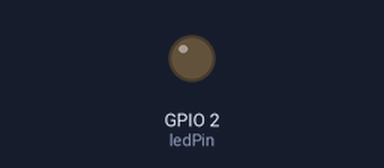
The sketch below on a simulated ESP32. Shown: output pins drawn as LEDs (lit = HIGH). WiFi joins after 1.5 s; servers stay silent unless stated; uploads are accepted with an empty reply; random numbers use the default seed unless the sketch sets one; what the sketch prints to the serial monitor is not drawn.

Above: at 0.1 s.
At 2.8 s:
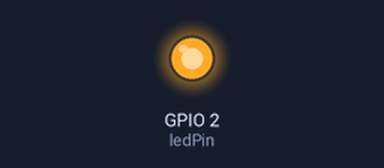
Timing chart, 0 to 4.9 s (numbered marks = the images above):
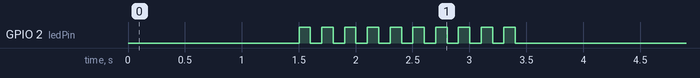

The sketch:

Dashboard_PZEM_V2.ino
```cpp
#include <PZEM004Tv30.h>
#include <HTTPClient.h>
#include <WiFi.h>
#include "string.h"

#if !defined(PZEM_RX_PIN) && !defined(PZEM_TX_PIN)
#define PZEM_RX_PIN 16
#define PZEM_TX_PIN 17
#endif

#if !defined(PZEM_SERIAL)
#define PZEM_SERIAL Serial2
#endif

#if defined(ESP32)
/*************************
 *  ESP32 initialization
 * ---------------------
 *
 * The ESP32 HW Serial interface can be routed to any GPIO pin
 * Here we initialize the PZEM on Serial2 with RX/TX pins 16 and 17
 */
PZEM004Tv30 pzem(PZEM_SERIAL, PZEM_RX_PIN, PZEM_TX_PIN);
#endif

#define ledPin 2
int x;
const char* ssid     = "Embasa USA-M";     // your network SSID (name of wifi network)
const char* password = "Sup0rt3!@#"; // your network password
char *server = "script.google.com";  // Server URL
char *GScriptId = "AKfycbzzUQ2-O0b29vqKspltbqEr0geiPLZ98tdzJL0wO3fBlmNlNcK-mFP2Io0UMClC60aM3A"; //planilha teste
const int httpsPort = 443;
WiFiClientSecure client;


void setup() {
    // Debugging Serial port
    Serial.begin(115200);
    // Uncomment in order to reset the internal energy counter
    // pzem.resetEnergy()

  pinMode(ledPin , OUTPUT);
  digitalWrite(ledPin, LOW);

  //connect_wifi();
  Serial.print("Connecting to wifi: ");
  Serial.println(ssid);
  Serial.flush();
  WiFi.begin(ssid, password);
  while (WiFi.status() != WL_CONNECTED)
  {
    delay(500);
    Serial.print(WiFi.status());
    Serial.print(".");
  }
  Serial.println("");
  Serial.println("WiFi connected");
  Serial.println("IP address: ");
  Serial.println(WiFi.localIP());

  //Sinalizacao de conexao OK
  x = 0;
  while (x < 10)
  {
    digitalWrite(ledPin, HIGH);
    delay(100);
    digitalWrite(ledPin, LOW);
    delay(100);
    x = x+1;
  }


}

void loop() {
  enviarMedicao();

}
```

Medicoes.ino
```cpp
void enviarMedicao()
{
  // Print the custom address of the PZEM
    //Serial.print("Custom Address:");
    //Serial.println(pzem.readAddress(), HEX);

    // Read the data from the sensor

    // int tensao = pzem.voltage();
    // float corrente = pzem.current();
    // float potenciaW = pzem.power();                    // ---> Números FRACIONADOS
    // float energia = pzem.energy();
    // int frequencia = pzem.frequency();
    // float fp = pzem.pf() / 100.0;

    // // Check if the data is valid
    // if(isnan(tensao)){
    //     Serial.println("Error reading voltage");
    // } else if (isnan(corrente)) {
    //     Serial.println("Error reading current");
    // } else if (isnan(potenciaW)) {
    //     Serial.println("Error reading power");
    // } else if (isnan(energia)) {
    //     Serial.println("Error reading energy");
    // } else if (isnan(frequencia)) {
    //     Serial.println("Error reading frequency");
    // } else if (isnan(fp)) {
    //     Serial.println("Error reading power factor");
    //  }


    // // ---------------------------------------------------------------------------------------------------//
    // else {

    //     // Print the values to the Serial console
    //     Serial.print("Voltage: ");      Serial.print(tensao);      Serial.println("V");
    //     Serial.print("Current: ");      Serial.print(corrente);      Serial.println("A");
    //     Serial.print("Power: ");        Serial.print(potenciaW);        Serial.println("W");
    //     Serial.print("Energy: ");       Serial.print(energia,3);     Serial.println("kWh");
    //     Serial.print("Frequency: ");    Serial.print(frequencia, 1); Serial.println("Hz");
    //     Serial.print("FP: ");           Serial.println(fp);

    // }

    // Serial.println();
    // delay(2000);

   // ---------------------------------------------------------------------------------------------------//


  int tensao = random(380,400);
  int corrente = random(80,98);
  int potenciaW = random(5500,7800);              // ----> TESTES --- (Gerador de números aleatórios)
  int energia = random(1080,1098);
  int frequencia = random(57,60);
  float fp = random(92,98) / 100.0;


  HTTPClient http;

  String url = String("https://script.google.com") + "/macros/s/" + GScriptId + "/exec?"
                + "value1=" + tensao
                + "&value2=" + corrente
                + "&value3=" + potenciaW
                + "&value4=" + energia
                + "&value5=" + frequencia
                + "&value6=" + fp;

  Serial.print("Making a request");
  http.begin(url.c_str()); //Specify the URL and certificate
  http.setFollowRedirects(HTTPC_STRICT_FOLLOW_REDIRECTS);
  int httpCode = http.GET();
  String payload;
  if (httpCode > 0) { //Check for the returning code
    payload = http.getString();

    Serial.println(httpCode);
    Serial.println(payload);
    //     testdrawstyles(payload);
    //if (httpCode == 200 or httpCode == 201) tempPing.Saida(0);
  }
  else {
    Serial.println("Error on HTTP request");
  }
  http.end();

}
```
